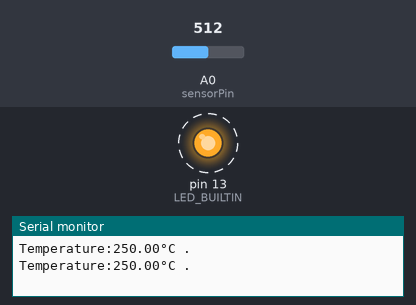
Simulated run of this sketch. Board: Arduino Uno, built with avr-gcc and run on an emulated ATmega328P. Shown: output pins drawn as LEDs (lit = HIGH), the last lines printed to the serial monitor. Dashed ring = blinking. The test bench sets the inputs (shaded band); at power-on: A0 (sensorPin) = 512.

Above: at 2.8 s.
2.9 s: A0 (sensorPin) set to 20
At 3.37 s:
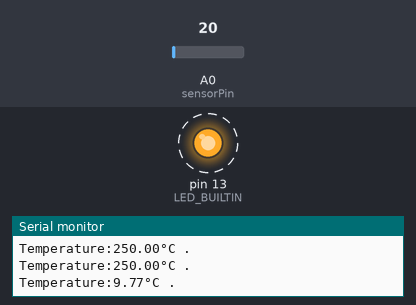
6.4 s: A0 (sensorPin) set to 122
At 7.6 s:
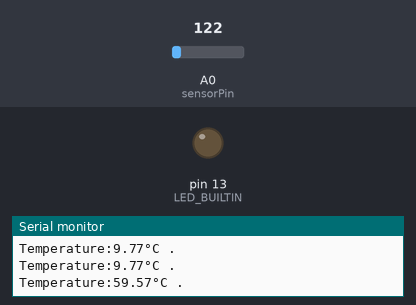
Timing chart, 0 to 15.9 s (numbered marks = the images above; inputs shaded):
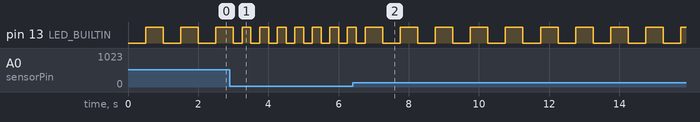

Measured:
- after the input at 2.9 s, pin 13 (LED_BUILTIN): alternates HIGH for 0.25 s and LOW for 0.25 s, starting after 0.35 s
- by itself, pin 13 (LED_BUILTIN): alternates HIGH for 0.50 s and LOW for 0.50 s

The sketch:

Temperature_sensor.ino
```cpp
#include <elapsedMillis.h>

#define sensorPin A0

elapsedMillis temperatureTimer;
elapsedMillis ledBlinkTimer;

bool ledOn = false;
unsigned long ledBlinkInterval = 500; // Initial LED blink interval in milliseconds

void setup() {
  Serial.begin(9600);
  pinMode(LED_BUILTIN, OUTPUT);
}

void loop()
{
  if (temperatureTimer >= 1000)
  {
    temperatureTimer = 0;

    int reading = analogRead(sensorPin);
    float voltage = reading * (5.0 / 1024.0);
    float temperatureC = voltage * 100;

    Serial.print("Temperature:");
    Serial.print(temperatureC);
    Serial.print("\xC2\xB0");
    Serial.print("C ");
    Serial.println(".");

    if (temperatureC < 30)
    {
      ledBlinkInterval = 250; // Set the LED blink interval to 250 ms if temperature is below 30°C
    }
    else
    {
      ledBlinkInterval = 500; // Set the LED blink interval to 500 ms if temperature is 30°C or higher
    }
  }

  if (ledBlinkTimer >= ledBlinkInterval) {
    ledBlinkTimer = 0;
    ledOn = !ledOn;
    digitalWrite(LED_BUILTIN, ledOn ? HIGH : LOW);
  }
}
```
